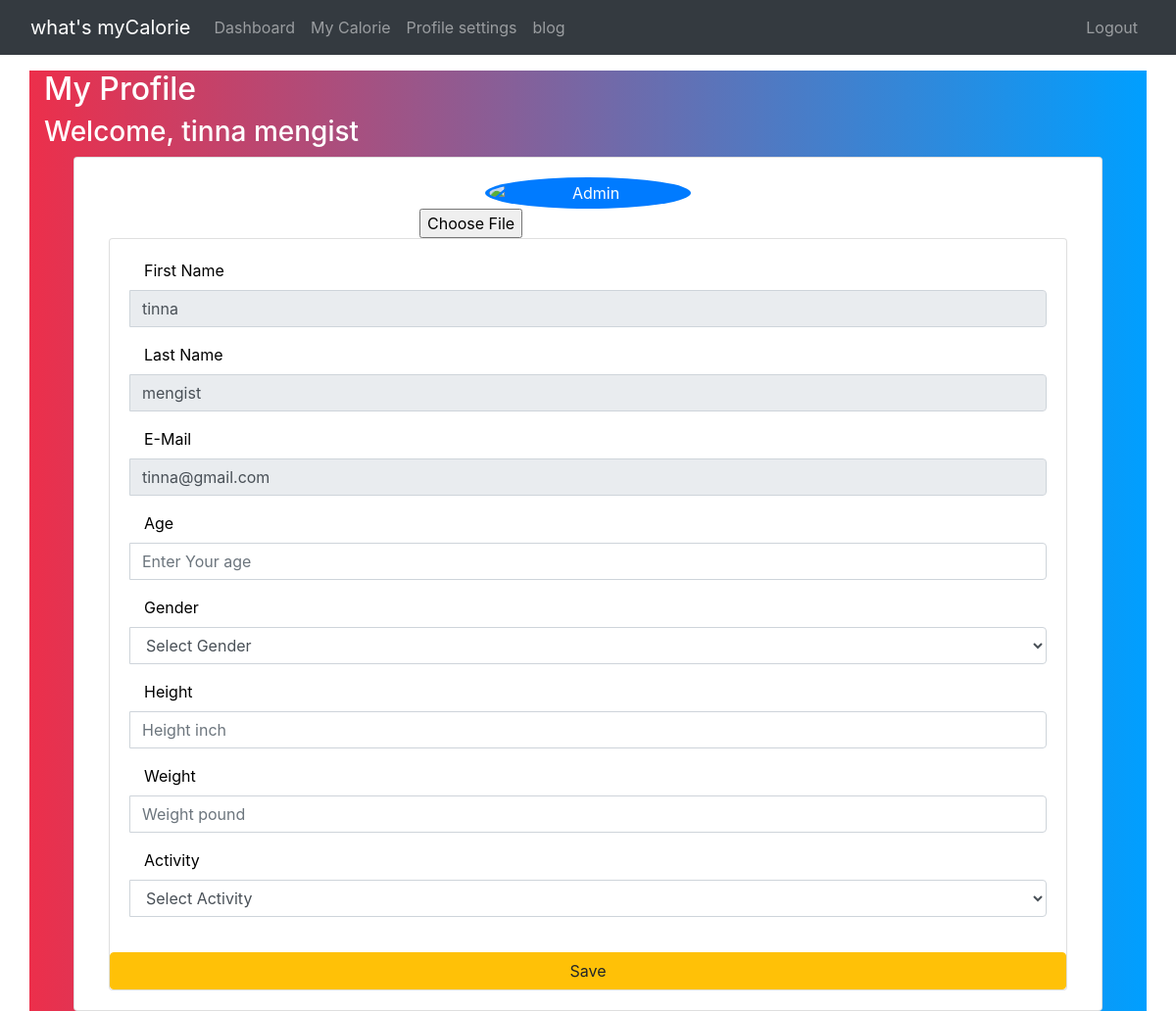
/user-profile (signed in), run on the app's committed database.
### my_calorie_app/models.py (models this page shows, shortened)
class User(models.Model):
    firstname = models.CharField(max_length=255)
    lastname = models.CharField(max_length=255)
    email = models.EmailField(max_length=200,unique=True)
    password = models.CharField(max_length=255)
    created_at = models.DateTimeField(auto_now_add=True)
    updated_at = models.DateTimeField(auto_now=True)
    objects = UserManager()

### my_calorie_app/views.py (the view)
# urls.py: path('user-profile', views.User_Profile),
def User_Profile(request):
    images = Picture.objects.all()
    context = {
        'images': images,
        'userlogged': User.objects.get(id = request.session['loginID'])
    }
    return render(request, 'Profile.html', context)

### my_calorie_app/templates/Profile.html (shortened to what this page needs)
<!DOCTYPE html>
<html lang="en">
<head>
    <link rel="stylesheet" href="https://cdn.jsdelivr.net/npm/bootstrap@4.6.0/dist/css/bootstrap.min.css">
    <link hrel="font-awesome.min.css" rel="stylesheet"> {% load static %}
    <link rel="stylesheet" href="{% static 'css/style_profile.css' %}">
</head>
<body>
    {% include 'partials/nav.html' %}
    <div class="container" id=areaB>
        <h2>My Profile </h2>
        <h3> Welcome, {{userlogged.firstname}} {{userlogged.lastname}}</h3>
        <div class="container">
            <div class="col-lg-12">
                <div class="card">
                    <div class="card-body">
                        <div class="d-flex flex-column align-items-center text-center">
                            <img src="https://bootdey.com/img/Content/avatar/avatar6.png" alt="Admin" name='profile_pic' class="rounded-circle p-1 bg-primary" width="210">
                            <input type="file" name='image'>
                        </div>
                        <form action="/add-profile" method="post" id="contact_form" enctype="multipart/form-data">
                            <div>
                                <div class="col-lg-12">
                                    <div class="card">
                                        <div class="card-body">
                                            <div class="form-group">
                                                <label class="col control-label">First Name</label>
                                                <div class="input-group">
                                                    <input name="firstname" placeholder="{{userlogged.firstname}}" value="{{userlogged.firstname}}" class="form-control" type="text" readonly>
                                                </div>
                                            </div>
                                            <div class="form-group">
                                                <label class="col-md-4 control-label">Last Name</label>
                                                <div class="input-group">
                                                    <input name="lastname" placeholder="{{userlogged.lastname}}" value="{{userlogged.lastname}}" class="form-control" type="text" readonly>
                                                </div>
                                            </div>
                                            <div class="form-group">
                                                <label class="col-md-4 control-label">E-Mail</label>
                                                <div class="input-group">
                                                    <input name="email" placeholder="{{userlogged.email}}" value="{{userlogged.email}}" class="form-control" type="text" readonly>
                                                </div>
                                            </div>
                                            <div class="form-group">
                                                <label class="col-md-4 control-label">Age</label>
                                                <div class="input-group">
                                                    <input name="age" placeholder="Enter Your age" class="form-control" type="number">
                                                </div>
                                            </div>
                                            <div class="form-group">
                                                <label class="col-md-4 control-label">Gender</label>
                                                <div class="input-group">
                                                    <select name="gender" class="form-control selectpicker">
                                                                    <option value="">Select Gender</option>
                                                             </select>
                                                </div>
                                            </div>
                                            <div class="form-group">
                                                <label class="col-md-4 control-label">Height</label>
                                                <div class="input-group">
                                                    <input name="height" placeholder="Height inch" class="form-control" type="Text">
                                                </div>
                                            </div>
                                            <div class="form-group">
                                                <label class="col-md-4 control-label">Weight</label>
                                                <div class="input-group">
                                                    <input name="weight" placeholder="Weight pound" class="form-control" type="Text">
                                                </div>
                                            </div>
                                            <div class="form-group">
                                                <label class="col-md-7 control-label">Activity</label>
                                                <div class="input-group">
                                                    <select name="activity" class="form-control selectpicker">
                                                                    <option value="">Select Activity</option>
                                                                </select>
                                                </div>
                                            </div>
                                        </div>
                                        <button type="submit" class="btn btn-warning"> Save </a></button>
                                    </div>
                                </div>
                            </div>
                        </form>
                    </div>
                </div>
            </div>
        </div>
    </div>
</body>
</html>

### my_calorie_app/static/css/style_profile.css (style rules this page uses)
#areaB { background: linear-gradient(to right, #ec2F4B, #009FFF); color: white; }
.control-label { color: black; }

### data on the page
User: firstname "tinna", lastname "mengist", email "tinna@gmail.com"
